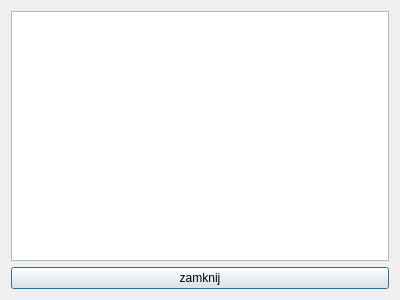
<?xml version="1.0" encoding="UTF-8"?>
<ui version="4.0">
 <class>Pomoc</class>
 <widget class="QDialog" name="Pomoc">
  <property name="geometry">
   <rect>
    <x>0</x>
    <y>0</y>
    <width>400</width>
    <height>300</height>
   </rect>
  </property>
  <property name="windowTitle">
   <string>Dialog</string>
  </property>
  <layout class="QVBoxLayout" name="verticalLayout">
   <item>
    <widget class="QGraphicsView" name="graphicsView"/>
   </item>
   <item>
    <widget class="QPushButton" name="zamknijButton">
     <property name="text">
      <string>zamknij</string>
     </property>
    </widget>
   </item>
  </layout>
 </widget>
 <resources/>
 <connections>
  <connection>
   <sender>zamknijButton</sender>
   <signal>clicked()</signal>
   <receiver>Pomoc</receiver>
   <slot>close()</slot>
   <hints>
    <hint type="sourcelabel">
     <x>319</x>
     <y>275</y>
    </hint>
    <hint type="destinationlabel">
     <x>323</x>
     <y>207</y>
    </hint>
   </hints>
  </connection>
 </connections>
</ui>
